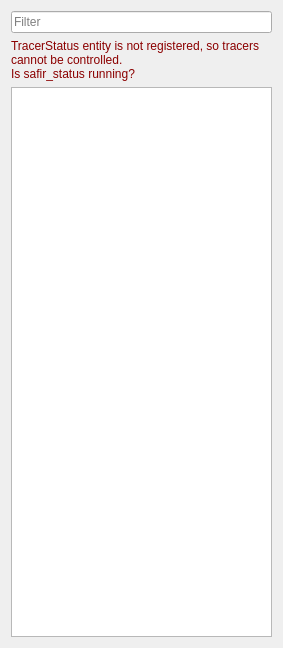
<?xml version="1.0" encoding="UTF-8"?>
<ui version="4.0">
 <class>AppsWidget</class>
 <widget class="QWidget" name="AppsWidget">
  <property name="geometry">
   <rect>
    <x>0</x>
    <y>0</y>
    <width>283</width>
    <height>648</height>
   </rect>
  </property>
  <property name="sizePolicy">
   <sizepolicy hsizetype="Preferred" vsizetype="Preferred">
    <horstretch>0</horstretch>
    <verstretch>0</verstretch>
   </sizepolicy>
  </property>
  <property name="windowTitle">
   <string>Form</string>
  </property>
  <layout class="QVBoxLayout" name="verticalLayout_2">
   <item>
    <layout class="QVBoxLayout" name="verticalLayout">
     <item>
      <widget class="QLineEdit" name="filterLineEdit">
       <property name="sizePolicy">
        <sizepolicy hsizetype="Preferred" vsizetype="Fixed">
         <horstretch>0</horstretch>
         <verstretch>0</verstretch>
        </sizepolicy>
       </property>
       <property name="placeholderText">
        <string>Filter</string>
       </property>
       <property name="clearButtonEnabled">
        <bool>true</bool>
       </property>
      </widget>
     </item>
     <item>
      <widget class="QLabel" name="errorLabel">
       <property name="styleSheet">
        <string notr="true">color:darkred;</string>
       </property>
       <property name="text">
        <string>TracerStatus entity is not registered, so tracers cannot be controlled.
Is safir_status running?</string>
       </property>
       <property name="wordWrap">
        <bool>true</bool>
       </property>
      </widget>
     </item>
     <item>
      <widget class="QTableView" name="appsView"/>
     </item>
    </layout>
   </item>
  </layout>
 </widget>
 <resources/>
 <connections/>
</ui>
